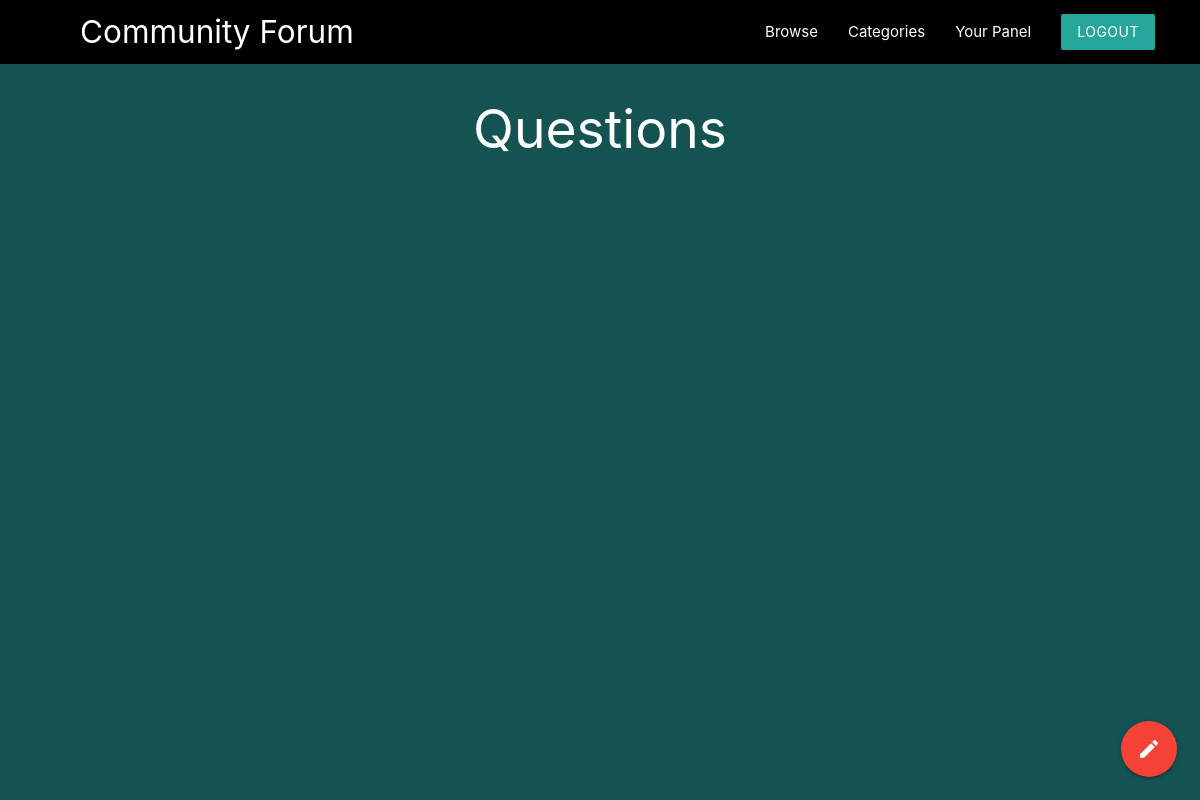
The page /all-q.php (signed in) on the database as committed earlier.
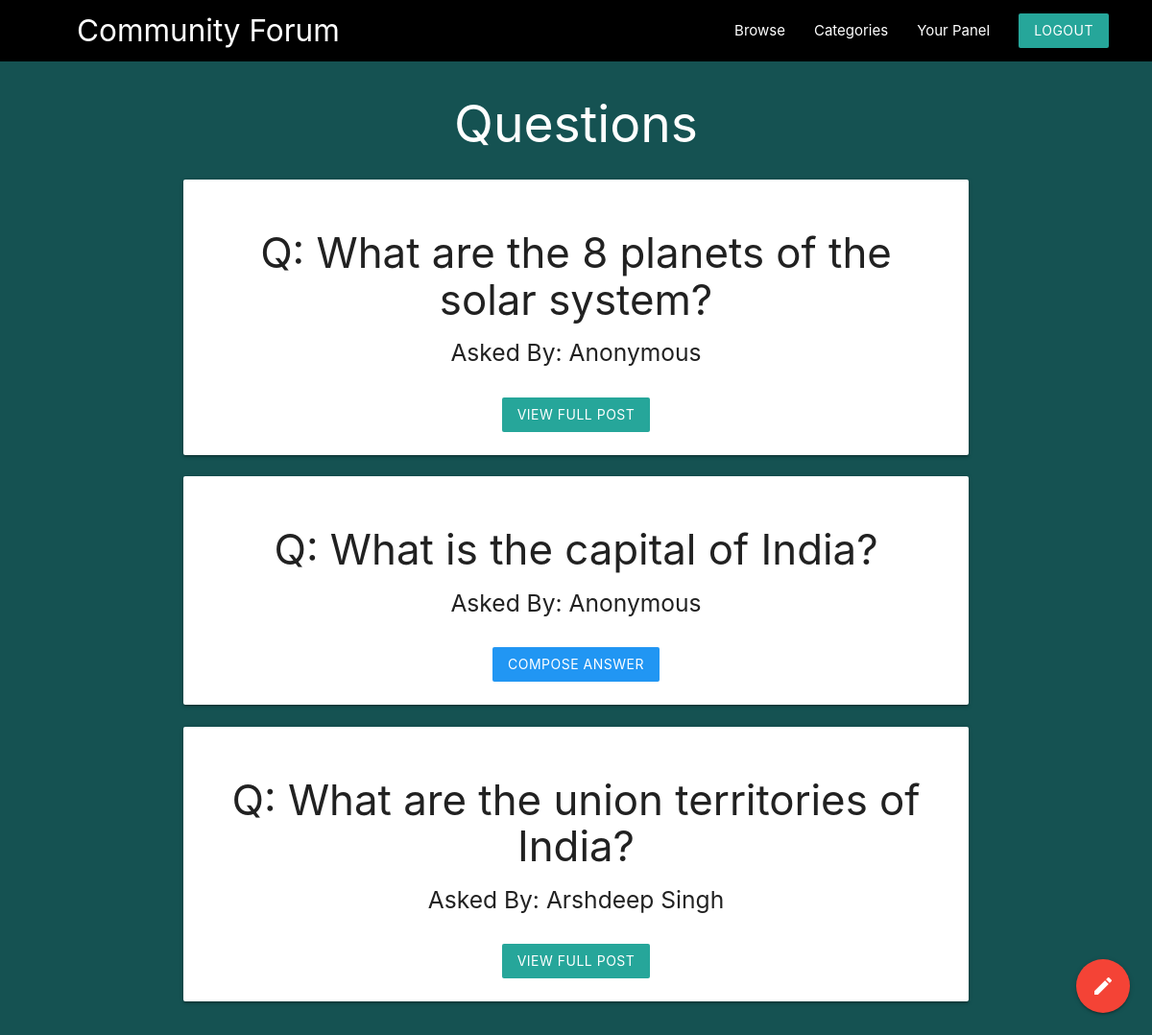
The same page on the database as committed later.
### tables this page shows
CREATE TABLE `questions` (
  `q_id` int(11) NOT NULL,
  `Question` text NOT NULL,
  `author` varchar(100) NOT NULL,
  `posted_timestamp` timestamp NOT NULL DEFAULT current_timestamp(),
  `cat_id` int(11) NOT NULL,
  `status` int(11) DEFAULT NULL,
  `user_id` int(11) NOT NULL
);

### all-q.php (the view, shortened to what this page needs)
<?php
    include("templates/conn.php");
    $he='';
    if(isset($_GET['cat_id'])){
        $c=$_GET['cat_id'];
        $sql= "SELECT * FROM `questions` WHERE `cat_id`='$c' ORDER BY `posted_timestamp` asc ";
        $res=mysqli_query($conn,$sql);
        $prods=mysqli_fetch_all($res,MYSQLI_ASSOC);
        $sql1="SELECT `cat_name` from `category` where `cat_id`='$c'";
        $res1=mysqli_query($conn,$sql1);
        $prods1=mysqli_fetch_array($res1,MYSQLI_ASSOC);
        $count=mysqli_num_rows($res1);
        if($count<1){
            header("location:user_categories.php");
        }
        else{
            $he ="in ".$prods1['cat_name']." category";
        }
    }
    else{
        $sql= "SELECT * FROM `questions`";
        $res=mysqli_query($conn,$sql);
        $prods=mysqli_fetch_all($res,MYSQLI_ASSOC);
    }
?>
<!DOCTYPE html>
<html lang="en">
<head>
    <link rel="stylesheet" href="https://cdnjs.cloudflare.com/ajax/libs/materialize/1.0.0/css/materialize.min.css">
    <link rel="stylesheet" type="text/css" href="templates/style.css">
</head>
<body class="greenbg">
    <nav class="black z-depth-0" style="padding-right: 30px;padding-left: 80px;">
		<div>
			<a href="#" class="brand-logo brand-text hide-on-med-and-down">Community Forum</a>
            <ul id="nav-mobile" class="right">
                <li><a href="all-q.php">Browse</a></li>
                <li><a href="categories.php">Categories</a></li>
                <li class="active"><a href="yourpanel.php">Your Panel</a></li>
				<li><a href="logout.php" class="btn brand z-depth-0">Logout</a></li>
		    </ul>
        </div>
        <br>
    </nav>
    <div class="container">
    <section>
    <div class="row">
    <h2 class="white-text" style="text-align:center;">Questions <?php echo $he ;?></h2>
        <?php foreach($prods as $p){ ?>
            <div class="col s12 md6">
  				    <div class="card">
                      <center>
                        <div class="card-content">
                          <h3>Q: <?php print_r($p['Question']); ?></h3>
                          <div>
                          <h5>Asked By: <?php echo($p['author'])?></h5>
                          <br>
                          <?php if($p['status']){
                                echo "<a href='view-post.php?q_id=$p[q_id]' class='btn brand z-depth-0'>View Full Post</a>";
                              }
                              else{
                                echo "<a href='answer.php?q_id=$p[q_id]' class='btn blue brand z-depth-0'>Compose Answer</a>";
                              }
                          ?>
                          </div>
                        </div>
                        </center>
                    </div>
            </div>
        <?php } ?>
    </div>
    </section>
    <div class="fixed-action-btn">
        <a href="compose.php" class="btn-floating btn-large red" >
            <i class="large material-icons">mode_edit</i>
        </a>
    </div>

Rows that differ between the two databases and show on the page:
added questions: value "What are the 8 planets of the solar system?", author "Anonymous"
added questions: value "What is the capital of India?", author "Anonymous"
added questions: value "What are the union territories of India?", author "Arshdeep Singh"
